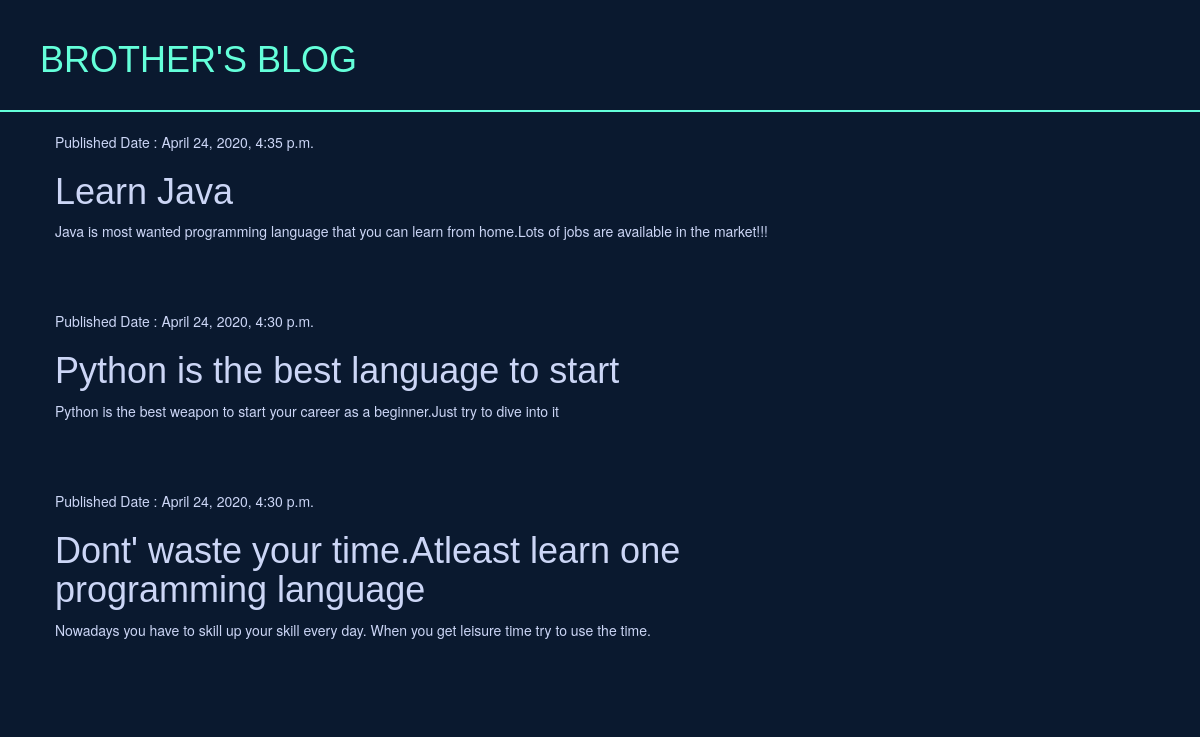
The page / on the database its author committed.
### blog/models.py (models this page shows, shortened)
class Post(models.Model):
    author=models.ForeignKey('auth.User',on_delete=models.CASCADE)
    title=models.CharField(max_length=200)
    text=models.TextField()
    created_date=models.DateField(default=timezone.now)
    published_date=models.DateTimeField(blank=True,null=True)

### blog/views.py (the view)
# urls.py: path('',views.post_list,name='post_list'),
def post_list(request):
    posts= Post.objects.filter(published_date__lte=timezone.now()).order_by('-published_date')
    stuff_for_frontend={'posts':posts}
    return render(request,'blog/post_list.html',stuff_for_frontend)

### blog/templates/blog/post_list.html
{% extends 'blog/base.html' %}
{% block content %}
            {% for post in posts %}
            <div class="post">
                <div class="date">
                    <p>Published Date : {{ post.published_date }}</p>
                </div>
               <h1><a href="{% url 'post_detail' pk=post.pk %}">{{ post.title }}</a></h1>
               <p>{{ post.text |linebreaksbr }}</p>
            </div>
           {% endfor %}
{% endblock %}

### blog/static/css/blog.css (style rules this page uses)
body { background-color: #0A192F; }
h1,h2,h3,h4 { font-family: 'Inconsolate',sans-serif; color: #CCD6F6; }
.date { color:#CCD6F6; }
.post { margin-bottom: 70px; }
.post h1 a { color: #CCD6F6; text-decoration: none; }
p { color: #CCD6F6; }

### rows shown on the page
Post: published_date "April 24, 2020, 4:35 p.m.", title "Learn Java", text "Java is most wanted programming language that you can learn from home.Lots of jobs are available in the market!!!"
Post: published_date "April 24, 2020, 4:30 p.m.", title "Python is the best language to start", text "Python is the best weapon to start your career as a beginner.Just try to dive into it"
Post: published_date "April 24, 2020, 4:30 p.m.", title "Dont' waste your time.Atleast learn one programming language", text "Nowadays you have to skill up your skill every day. When you get leisure time try to use the time."
